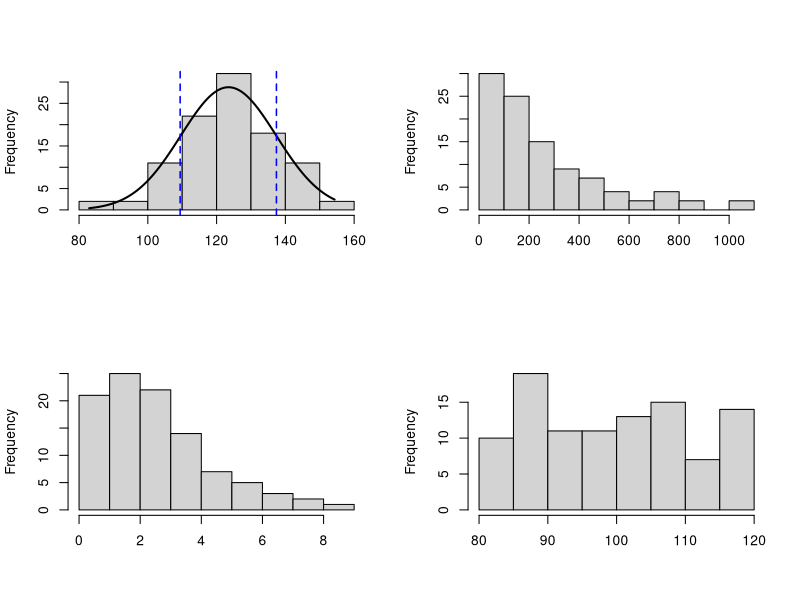
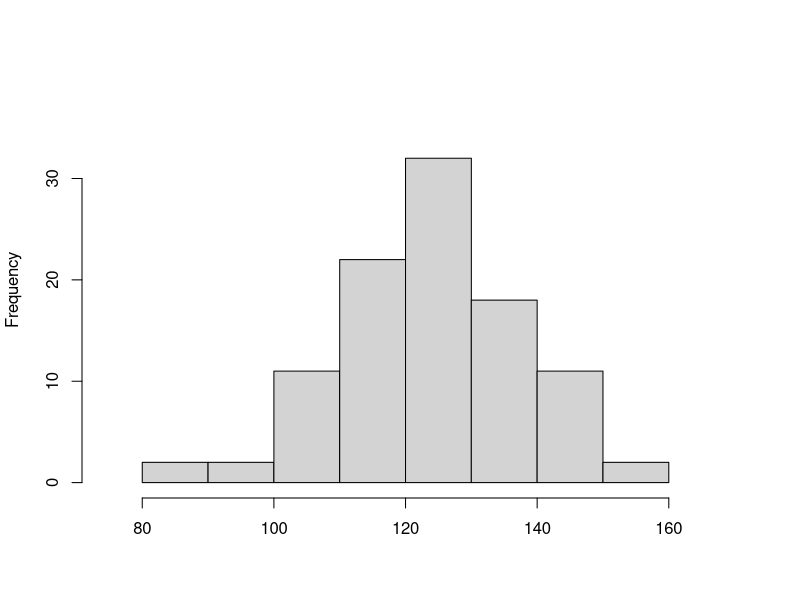
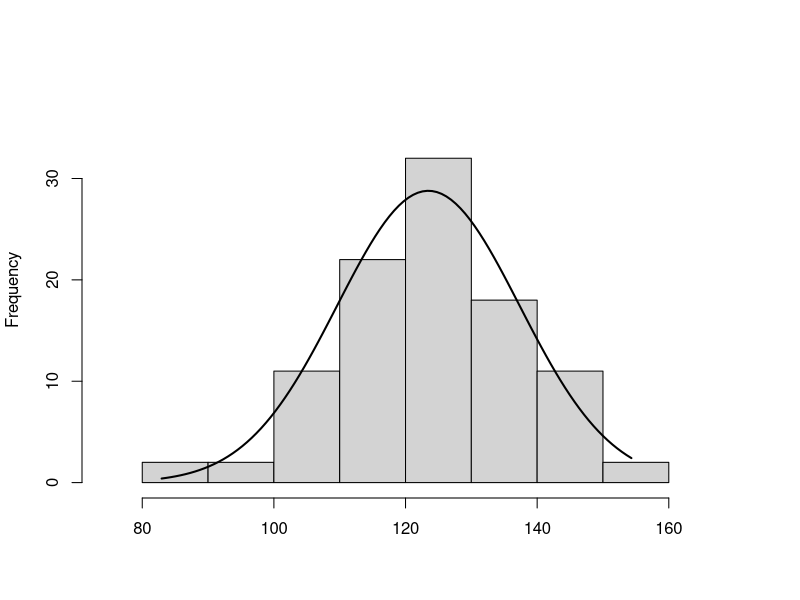
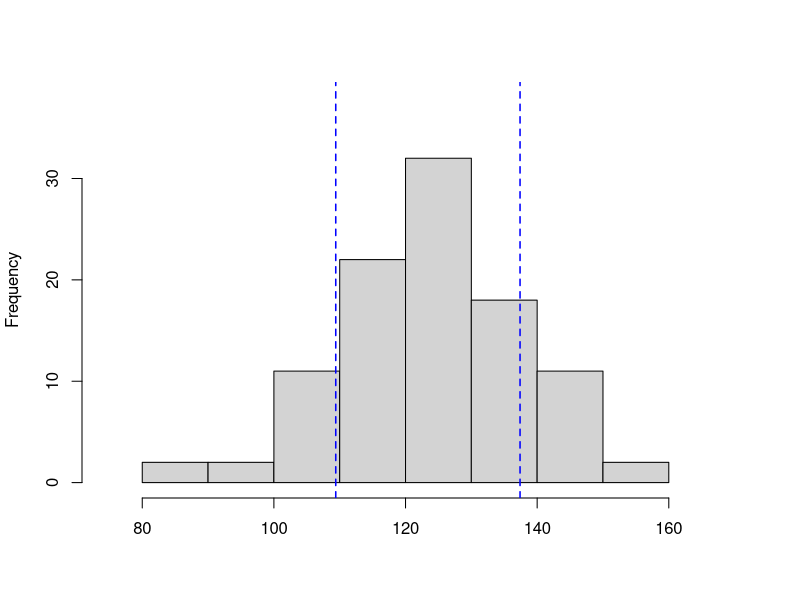
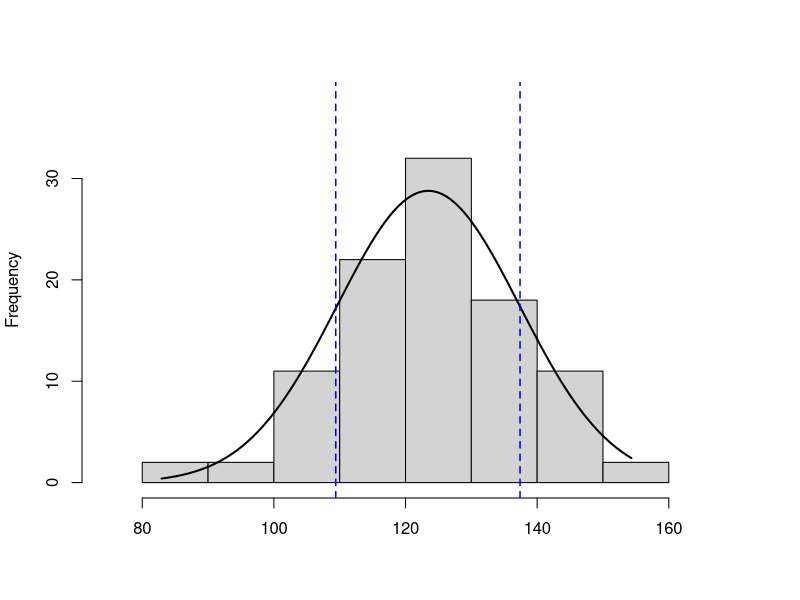
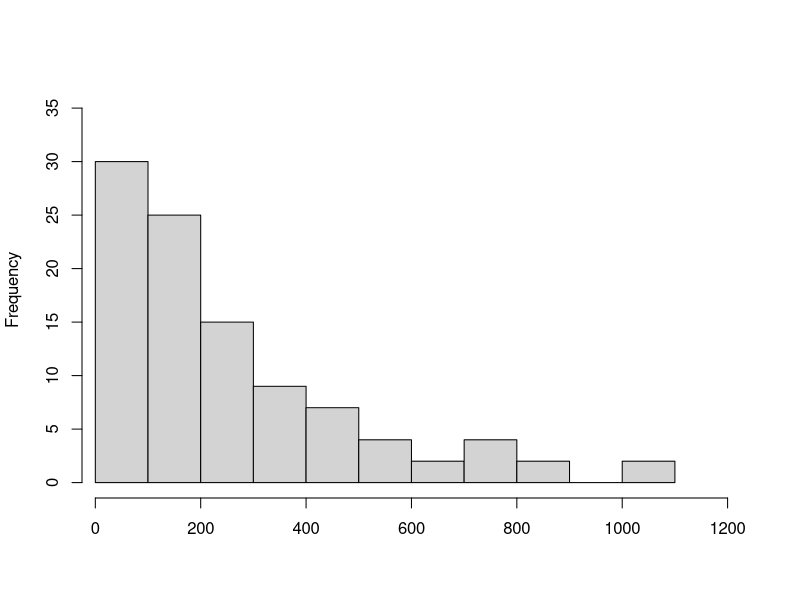
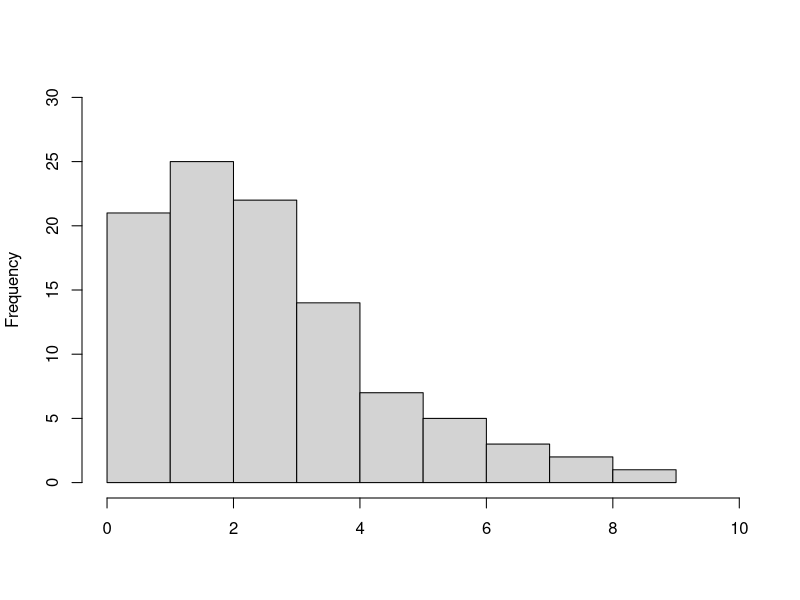
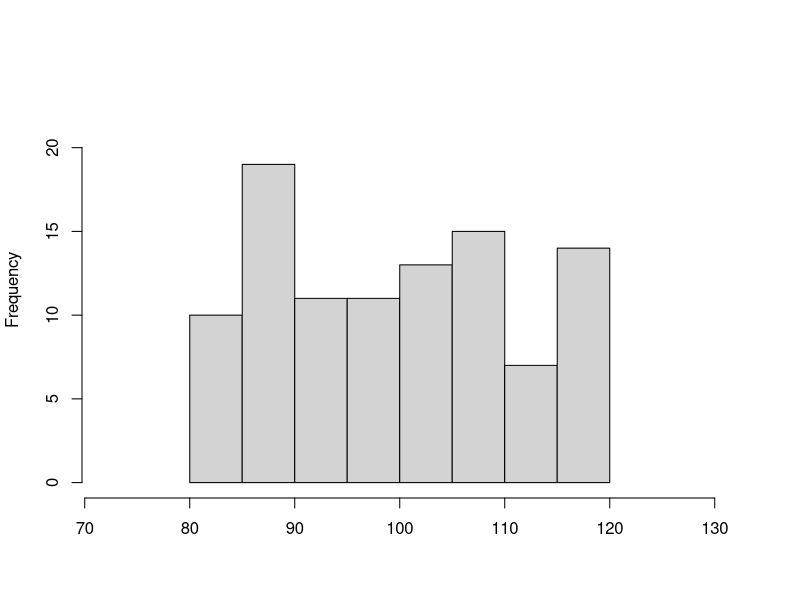

These figures' R source, in order:
# setup -------------------------------------------------------------------
set.seed(20) # exemplo reprodutível
par(mfrow = c(2,2))

# Normal ------------------------------------------------------------------

# testar até achar uma vistualização didaticamente adequada
h <- hist(la <- rnorm(100, 123.4, 14), main = "", xlab = "")

# h <- hist(la, main = "")
xfit <- seq(min(la), max(la),length.out = 100)
yfit <- dnorm(xfit, mean = mean(la), sd = sd(la))
yfit <- yfit * diff(h$mids[1:2]) * length(la)
lines(xfit, yfit, col = "black", lwd = 2)
abline(v = 123.4 + c(-1,1)*14, lty = 2, lwd = 1.5, col = "blue")

png("Aulas/Cap4/normal1.png")
plot(h, xlim = range(la)*c(.9,1.1), main = "", xlab = "", ylim = c(0, round(max(h$counts)*1.2)))
dev.off()

png("Aulas/Cap4/normal2.png")
plot(h, xlim = range(la)*c(.9,1.1), main = "", xlab = "", ylim = c(0, round(max(h$counts)*1.2)))
lines(xfit, yfit, col = "black", lwd = 2)
dev.off()

png("Aulas/Cap4/normal3.png")
plot(h, xlim = range(la)*c(.9,1.1), main = "", xlab = "", ylim = c(0, round(max(h$counts)*1.2)))
abline(v = 123.4 + c(-1,1)*14, lty = 2, lwd = 1.5, col = "blue")
dev.off()

png("Aulas/Cap4/normal4.png")
plot(h, xlim = range(la)*c(.9,1.1), main = "", xlab = "", ylim = c(0, round(max(h$counts)*1.2)))
lines(xfit, yfit, col = "black", lwd = 2)
abline(v = 123.4 + c(-1,1)*14, lty = 2, lwd = 1.5, col = "blue")
dev.off()


# log-normal --------------------------------------------------------------

h <- hist(la <- rlnorm(100, 5), main = "", xlab = "")

png("Aulas/Cap4/lognormal.png")
plot(h, xlim = range(la)*c(.9,1.2), main = "", xlab = "", ylim = c(0, round(max(h$counts)*1.2)))
dev.off()


# poisson -----------------------------------------------------------------

h <- hist(la <- rpois(100, 3), main = "", xlab = "")

png("Aulas/Cap4/poisson.png")
plot(h, xlim = range(la)*c(.9,1.1), main = "", xlab = "", ylim = c(0, round(max(h$counts)*1.2)))
dev.off()


# uniforme ----------------------------------------------------------------

h <- hist(la <- runif(100, 80, 120), main = "", xlab = "")

png("Aulas/Cap4/uniforme.png")
plot(h, xlim = range(la)*c(.9,1.1), main = "", xlab = "", ylim = c(0, round(max(h$counts)*1.2)))
dev.off()
